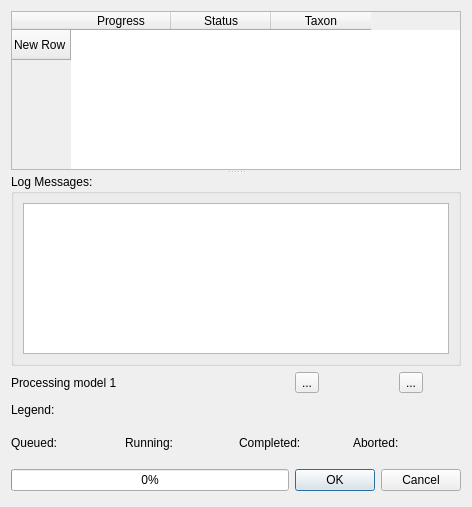
<?xml version="1.0" encoding="UTF-8"?>
<ui version="4.0">
 <class>OmgExperimentProgressBase</class>
 <widget class="QDialog" name="OmgExperimentProgressBase">
  <property name="windowModality">
   <enum>Qt::ApplicationModal</enum>
  </property>
  <property name="geometry">
   <rect>
    <x>0</x>
    <y>0</y>
    <width>472</width>
    <height>507</height>
   </rect>
  </property>
  <property name="minimumSize">
   <size>
    <width>300</width>
    <height>300</height>
   </size>
  </property>
  <property name="windowTitle">
   <string>Model Queue</string>
  </property>
  <property name="windowIcon">
   <iconset resource="../resources/resources.qrc">
    <normaloff>:/om_icon_small.png</normaloff>:/om_icon_small.png</iconset>
  </property>
  <property name="modal">
   <bool>true</bool>
  </property>
  <layout class="QGridLayout" name="gridLayout">
   <item row="0" column="0" colspan="4">
    <widget class="QSplitter" name="splitter">
     <property name="orientation">
      <enum>Qt::Vertical</enum>
     </property>
     <widget class="QTableWidget" name="tblQueue">
      <property name="alternatingRowColors">
       <bool>true</bool>
      </property>
      <property name="showGrid">
       <bool>false</bool>
      </property>
      <row>
       <property name="text">
        <string>New Row</string>
       </property>
      </row>
      <column>
       <property name="text">
        <string>Progress</string>
       </property>
      </column>
      <column>
       <property name="text">
        <string>Status</string>
       </property>
      </column>
      <column>
       <property name="text">
        <string>Taxon</string>
       </property>
      </column>
      <item row="0" column="1">
       <property name="text">
        <string/>
       </property>
       <property name="icon">
        <iconset>
         <normaloff>../resources/status_queued.png</normaloff>../resources/status_queued.png</iconset>
       </property>
      </item>
     </widget>
     <widget class="QGroupBox" name="grpLogMessages">
      <property name="title">
       <string>Log Messages:</string>
      </property>
      <layout class="QGridLayout">
       <property name="margin">
        <number>9</number>
       </property>
       <property name="spacing">
        <number>6</number>
       </property>
       <item row="0" column="0">
        <widget class="QTextBrowser" name="teLog"/>
       </item>
      </layout>
     </widget>
    </widget>
   </item>
   <item row="1" column="0" colspan="2">
    <widget class="QLabel" name="lblExperimentProgress">
     <property name="text">
      <string>Processing model 1</string>
     </property>
    </widget>
   </item>
   <item row="1" column="2">
    <widget class="QToolButton" name="toolShowLog">
     <property name="text">
      <string>...</string>
     </property>
     <property name="icon">
      <iconset>
       <normaloff>:/show_up.png</normaloff>:/show_up.png</iconset>
     </property>
    </widget>
   </item>
   <item row="1" column="3">
    <widget class="QToolButton" name="toolHideLog">
     <property name="text">
      <string>...</string>
     </property>
     <property name="icon">
      <iconset>
       <normaloff>:/hide_down.png</normaloff>:/hide_down.png</iconset>
     </property>
    </widget>
   </item>
   <item row="2" column="0">
    <widget class="QLabel" name="label_2">
     <property name="text">
      <string>Legend:</string>
     </property>
    </widget>
   </item>
   <item row="2" column="1" colspan="3">
    <spacer>
     <property name="orientation">
      <enum>Qt::Horizontal</enum>
     </property>
     <property name="sizeHint" stdset="0">
      <size>
       <width>393</width>
       <height>22</height>
      </size>
     </property>
    </spacer>
   </item>
   <item row="3" column="0" colspan="4">
    <layout class="QHBoxLayout" name="horizontalLayout">
     <item>
      <widget class="QLabel" name="label_3">
       <property name="text">
        <string>Queued:</string>
       </property>
      </widget>
     </item>
     <item>
      <widget class="QLabel" name="label">
       <property name="sizePolicy">
        <sizepolicy hsizetype="Fixed" vsizetype="Fixed">
         <horstretch>0</horstretch>
         <verstretch>0</verstretch>
        </sizepolicy>
       </property>
       <property name="minimumSize">
        <size>
         <width>32</width>
         <height>32</height>
        </size>
       </property>
       <property name="maximumSize">
        <size>
         <width>32</width>
         <height>32</height>
        </size>
       </property>
       <property name="text">
        <string/>
       </property>
       <property name="pixmap">
        <pixmap resource="../resources/resources.qrc">:/status_queued.png</pixmap>
       </property>
       <property name="scaledContents">
        <bool>true</bool>
       </property>
      </widget>
     </item>
     <item>
      <widget class="QLabel" name="label_4">
       <property name="text">
        <string>Running:</string>
       </property>
      </widget>
     </item>
     <item>
      <widget class="QLabel" name="label_5">
       <property name="sizePolicy">
        <sizepolicy hsizetype="Fixed" vsizetype="Fixed">
         <horstretch>0</horstretch>
         <verstretch>0</verstretch>
        </sizepolicy>
       </property>
       <property name="minimumSize">
        <size>
         <width>32</width>
         <height>32</height>
        </size>
       </property>
       <property name="maximumSize">
        <size>
         <width>32</width>
         <height>32</height>
        </size>
       </property>
       <property name="text">
        <string/>
       </property>
       <property name="pixmap">
        <pixmap resource="../resources/resources.qrc">:/status_running.png</pixmap>
       </property>
       <property name="scaledContents">
        <bool>true</bool>
       </property>
      </widget>
     </item>
     <item>
      <widget class="QLabel" name="label_7">
       <property name="text">
        <string>Completed:</string>
       </property>
      </widget>
     </item>
     <item>
      <widget class="QLabel" name="label_6">
       <property name="sizePolicy">
        <sizepolicy hsizetype="Fixed" vsizetype="Fixed">
         <horstretch>0</horstretch>
         <verstretch>0</verstretch>
        </sizepolicy>
       </property>
       <property name="minimumSize">
        <size>
         <width>32</width>
         <height>32</height>
        </size>
       </property>
       <property name="maximumSize">
        <size>
         <width>32</width>
         <height>32</height>
        </size>
       </property>
       <property name="text">
        <string/>
       </property>
       <property name="pixmap">
        <pixmap resource="../resources/resources.qrc">:/status_complete.png</pixmap>
       </property>
       <property name="scaledContents">
        <bool>true</bool>
       </property>
      </widget>
     </item>
     <item>
      <widget class="QLabel" name="label_8">
       <property name="text">
        <string>Aborted:</string>
       </property>
      </widget>
     </item>
     <item>
      <widget class="QLabel" name="label_9">
       <property name="sizePolicy">
        <sizepolicy hsizetype="Fixed" vsizetype="Fixed">
         <horstretch>0</horstretch>
         <verstretch>0</verstretch>
        </sizepolicy>
       </property>
       <property name="minimumSize">
        <size>
         <width>32</width>
         <height>32</height>
        </size>
       </property>
       <property name="maximumSize">
        <size>
         <width>32</width>
         <height>32</height>
        </size>
       </property>
       <property name="text">
        <string/>
       </property>
       <property name="pixmap">
        <pixmap resource="../resources/resources.qrc">:/status_aborted.png</pixmap>
       </property>
       <property name="scaledContents">
        <bool>true</bool>
       </property>
      </widget>
     </item>
    </layout>
   </item>
   <item row="4" column="0" colspan="2">
    <widget class="QProgressBar" name="progressTotal">
     <property name="value">
      <number>0</number>
     </property>
     <property name="orientation">
      <enum>Qt::Horizontal</enum>
     </property>
    </widget>
   </item>
   <item row="4" column="2" colspan="2">
    <layout class="QHBoxLayout">
     <property name="spacing">
      <number>6</number>
     </property>
     <property name="margin">
      <number>0</number>
     </property>
     <item>
      <spacer>
       <property name="orientation">
        <enum>Qt::Horizontal</enum>
       </property>
       <property name="sizeHint" stdset="0">
        <size>
         <width>131</width>
         <height>31</height>
        </size>
       </property>
      </spacer>
     </item>
     <item>
      <widget class="QPushButton" name="pbnOk">
       <property name="text">
        <string>OK</string>
       </property>
      </widget>
     </item>
     <item>
      <widget class="QPushButton" name="pbnCancel">
       <property name="text">
        <string>Cancel</string>
       </property>
      </widget>
     </item>
    </layout>
   </item>
  </layout>
  <zorder>splitter</zorder>
  <zorder>progressTotal</zorder>
  <zorder>toolShowLog</zorder>
  <zorder>lblExperimentProgress</zorder>
  <zorder>toolHideLog</zorder>
  <zorder>label_7</zorder>
 </widget>
 <tabstops>
  <tabstop>tblQueue</tabstop>
  <tabstop>teLog</tabstop>
  <tabstop>toolShowLog</tabstop>
  <tabstop>toolHideLog</tabstop>
  <tabstop>pbnCancel</tabstop>
 </tabstops>
 <resources>
  <include location="../resources/resources.qrc"/>
 </resources>
 <connections>
  <connection>
   <sender>pbnOk</sender>
   <signal>clicked()</signal>
   <receiver>OmgExperimentProgressBase</receiver>
   <slot>accept()</slot>
   <hints>
    <hint type="sourcelabel">
     <x>368</x>
     <y>495</y>
    </hint>
    <hint type="destinationlabel">
     <x>96</x>
     <y>254</y>
    </hint>
   </hints>
  </connection>
  <connection>
   <sender>toolShowLog</sender>
   <signal>clicked(bool)</signal>
   <receiver>grpLogMessages</receiver>
   <slot>setVisible(bool)</slot>
   <hints>
    <hint type="sourcelabel">
     <x>418</x>
     <y>381</y>
    </hint>
    <hint type="destinationlabel">
     <x>418</x>
     <y>361</y>
    </hint>
   </hints>
  </connection>
  <connection>
   <sender>toolHideLog</sender>
   <signal>clicked(bool)</signal>
   <receiver>grpLogMessages</receiver>
   <slot>setHidden(bool)</slot>
   <hints>
    <hint type="sourcelabel">
     <x>452</x>
     <y>376</y>
    </hint>
    <hint type="destinationlabel">
     <x>454</x>
     <y>359</y>
    </hint>
   </hints>
  </connection>
 </connections>
</ui>
